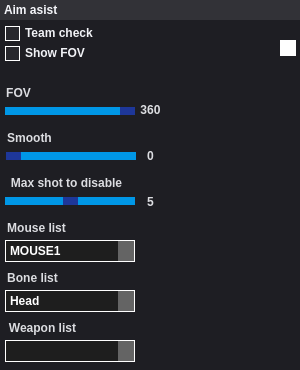
<?xml version="1.0" encoding="UTF-8"?>
<ui version="4.0">
 <class>aimAsistWindow</class>
 <widget class="QWidget" name="aimAsistWindow">
  <property name="geometry">
   <rect>
    <x>0</x>
    <y>0</y>
    <width>300</width>
    <height>370</height>
   </rect>
  </property>
  <property name="windowTitle">
   <string>Aim asist</string>
  </property>
  <widget class="QLabel" name="titlePanel">
   <property name="geometry">
    <rect>
     <x>0</x>
     <y>0</y>
     <width>300</width>
     <height>20</height>
    </rect>
   </property>
   <property name="styleSheet">
    <string notr="true">background-color: rgb(50, 50, 55);
font: 75 10pt &quot;Arial&quot;;
font-weight: bold;
color: rgb(245, 246, 250);
padding-left: 1px;</string>
   </property>
   <property name="text">
    <string>Aim asist</string>
   </property>
  </widget>
  <widget class="QPushButton" name="closeButton">
   <property name="geometry">
    <rect>
     <x>280</x>
     <y>0</y>
     <width>20</width>
     <height>20</height>
    </rect>
   </property>
   <property name="styleSheet">
    <string notr="true">QPushButton{
  background-color: rgb(50, 50, 55);
  border: none;
}

QPushButton:hover {
  background-color: rgb(55, 55, 60);
}

QPushButton:pressed {
  background-color: rgb(60, 60, 65);
}
</string>
   </property>
   <property name="text">
    <string/>
   </property>
   <property name="icon">
    <iconset>
     <normaloff>Image/Close.png</normaloff>Image/Close.png</iconset>
   </property>
   <property name="iconSize">
    <size>
     <width>20</width>
     <height>20</height>
    </size>
   </property>
  </widget>
  <widget class="QLabel" name="Background">
   <property name="geometry">
    <rect>
     <x>0</x>
     <y>0</y>
     <width>300</width>
     <height>370</height>
    </rect>
   </property>
   <property name="styleSheet">
    <string notr="true">background-color: rgb(30, 30, 35)</string>
   </property>
   <property name="text">
    <string/>
   </property>
  </widget>
  <widget class="QCheckBox" name="teamCheckCheckBox">
   <property name="geometry">
    <rect>
     <x>5</x>
     <y>25</y>
     <width>96</width>
     <height>16</height>
    </rect>
   </property>
   <property name="styleSheet">
    <string notr="true">QCheckBox {
color: rgb(241, 242, 246);
spacing: 5px;
border: none;
font: 10pt &quot;Arial&quot;;
font-weight: bold;
}

QCheckBox::indicator  {
width: 13px;
height: 13px;
border: 1px solid rgb(255,255,255);
}

QCheckBox::indicator:unchecked {
background-color: rgb(40,40,45);
}

QCheckBox::indicator:unchecked:hover {
background-color: rgb(45,45,50);
}

QCheckBox::indicator:checked {
background-color: rgb(232, 65, 24);
}

QCheckBox::indicator:checked:hover {
background-color:  rgb(232, 65, 24);
}</string>
   </property>
   <property name="text">
    <string>Team check</string>
   </property>
  </widget>
  <widget class="QCheckBox" name="showFOVCheckBox">
   <property name="geometry">
    <rect>
     <x>5</x>
     <y>45</y>
     <width>87</width>
     <height>16</height>
    </rect>
   </property>
   <property name="styleSheet">
    <string notr="true">QCheckBox {
color: rgb(241, 242, 246);
spacing: 5px;
border: none;
font: 10pt &quot;Arial&quot;;
font-weight: bold;
}

QCheckBox::indicator  {
width: 13px;
height: 13px;
border: 1px solid rgb(255,255,255);
}

QCheckBox::indicator:unchecked {
background-color: rgb(40,40,45);
}

QCheckBox::indicator:unchecked:hover {
background-color: rgb(45,45,50);
}

QCheckBox::indicator:checked {
background-color: rgb(232, 65, 24);
}

QCheckBox::indicator:checked:hover {
background-color:  rgb(232, 65, 24);
}</string>
   </property>
   <property name="text">
    <string>Show FOV</string>
   </property>
  </widget>
  <widget class="QSlider" name="FOVSlider">
   <property name="geometry">
    <rect>
     <x>5</x>
     <y>100</y>
     <width>130</width>
     <height>22</height>
    </rect>
   </property>
   <property name="styleSheet">
    <string notr="true">QSlider::groove:horizontal {
height: 8px;
background: #0097e6;
}

QSlider::handle:horizontal {
    background: #1e3799;
    width: 15px;
}</string>
   </property>
   <property name="minimum">
    <number>1</number>
   </property>
   <property name="maximum">
    <number>360</number>
   </property>
   <property name="value">
    <number>360</number>
   </property>
   <property name="sliderPosition">
    <number>360</number>
   </property>
   <property name="orientation">
    <enum>Qt::Horizontal</enum>
   </property>
  </widget>
  <widget class="QLabel" name="FOVLable">
   <property name="geometry">
    <rect>
     <x>140</x>
     <y>102</y>
     <width>21</width>
     <height>16</height>
    </rect>
   </property>
   <property name="styleSheet">
    <string notr="true">font: 10pt &quot;Arial&quot;;
color: rgb(220, 221, 225);
font-weight: bold;</string>
   </property>
   <property name="text">
    <string>360</string>
   </property>
   <property name="alignment">
    <set>Qt::AlignCenter</set>
   </property>
  </widget>
  <widget class="QPushButton" name="FovColorEdit">
   <property name="geometry">
    <rect>
     <x>280</x>
     <y>40</y>
     <width>16</width>
     <height>16</height>
    </rect>
   </property>
   <property name="styleSheet">
    <string notr="true">background-color: rgb(255, 255, 255);
border: none;</string>
   </property>
   <property name="text">
    <string/>
   </property>
  </widget>
  <widget class="QLabel" name="FOVTitleLable">
   <property name="geometry">
    <rect>
     <x>5</x>
     <y>85</y>
     <width>27</width>
     <height>16</height>
    </rect>
   </property>
   <property name="styleSheet">
    <string notr="true">font: 10pt &quot;Arial&quot;;
color: rgb(220, 221, 225);
font-weight: bold;</string>
   </property>
   <property name="text">
    <string>FOV</string>
   </property>
   <property name="alignment">
    <set>Qt::AlignCenter</set>
   </property>
  </widget>
  <widget class="QLabel" name="smoothTitleLable">
   <property name="geometry">
    <rect>
     <x>5</x>
     <y>130</y>
     <width>49</width>
     <height>16</height>
    </rect>
   </property>
   <property name="styleSheet">
    <string notr="true">font: 10pt &quot;Arial&quot;;
color: rgb(220, 221, 225);
font-weight: bold;</string>
   </property>
   <property name="text">
    <string>Smooth</string>
   </property>
   <property name="alignment">
    <set>Qt::AlignCenter</set>
   </property>
  </widget>
  <widget class="QSlider" name="smoothSlider">
   <property name="geometry">
    <rect>
     <x>6</x>
     <y>145</y>
     <width>130</width>
     <height>22</height>
    </rect>
   </property>
   <property name="styleSheet">
    <string notr="true">QSlider::groove:horizontal {
height: 8px;
background: #0097e6;
}

QSlider::handle:horizontal {
    background: #1e3799;
    width: 15px;
}</string>
   </property>
   <property name="minimum">
    <number>0</number>
   </property>
   <property name="maximum">
    <number>10</number>
   </property>
   <property name="singleStep">
    <number>1</number>
   </property>
   <property name="pageStep">
    <number>10</number>
   </property>
   <property name="value">
    <number>0</number>
   </property>
   <property name="sliderPosition">
    <number>0</number>
   </property>
   <property name="orientation">
    <enum>Qt::Horizontal</enum>
   </property>
  </widget>
  <widget class="QLabel" name="smoothLable">
   <property name="geometry">
    <rect>
     <x>140</x>
     <y>148</y>
     <width>21</width>
     <height>16</height>
    </rect>
   </property>
   <property name="styleSheet">
    <string notr="true">font: 10pt &quot;Arial&quot;;
color: rgb(220, 221, 225);
font-weight: bold;</string>
   </property>
   <property name="text">
    <string>0</string>
   </property>
   <property name="alignment">
    <set>Qt::AlignCenter</set>
   </property>
  </widget>
  <widget class="QLabel" name="maxShotTitleLable">
   <property name="geometry">
    <rect>
     <x>5</x>
     <y>175</y>
     <width>123</width>
     <height>16</height>
    </rect>
   </property>
   <property name="styleSheet">
    <string notr="true">font: 10pt &quot;Arial&quot;;
color: rgb(220, 221, 225);
font-weight: bold;</string>
   </property>
   <property name="text">
    <string>Max shot to disable</string>
   </property>
   <property name="alignment">
    <set>Qt::AlignCenter</set>
   </property>
  </widget>
  <widget class="QSlider" name="maxShotSlider">
   <property name="geometry">
    <rect>
     <x>5</x>
     <y>190</y>
     <width>130</width>
     <height>22</height>
    </rect>
   </property>
   <property name="styleSheet">
    <string notr="true">QSlider::groove:horizontal {
height: 8px;
background: #0097e6;
}

QSlider::handle:horizontal {
    background: #1e3799;
    width: 15px;
}</string>
   </property>
   <property name="minimum">
    <number>0</number>
   </property>
   <property name="maximum">
    <number>10</number>
   </property>
   <property name="singleStep">
    <number>1</number>
   </property>
   <property name="pageStep">
    <number>10</number>
   </property>
   <property name="value">
    <number>5</number>
   </property>
   <property name="sliderPosition">
    <number>5</number>
   </property>
   <property name="orientation">
    <enum>Qt::Horizontal</enum>
   </property>
  </widget>
  <widget class="QLabel" name="maxShotLable">
   <property name="geometry">
    <rect>
     <x>140</x>
     <y>194</y>
     <width>21</width>
     <height>16</height>
    </rect>
   </property>
   <property name="styleSheet">
    <string notr="true">font: 10pt &quot;Arial&quot;;
color: rgb(220, 221, 225);
font-weight: bold;</string>
   </property>
   <property name="text">
    <string>5</string>
   </property>
   <property name="alignment">
    <set>Qt::AlignCenter</set>
   </property>
  </widget>
  <widget class="QComboBox" name="mouseListComboBox">
   <property name="geometry">
    <rect>
     <x>5</x>
     <y>240</y>
     <width>130</width>
     <height>22</height>
    </rect>
   </property>
   <property name="styleSheet">
    <string notr="true">QComboBox{
font: 8pt &quot;Arial&quot;;
border: none;
background-color: rgb(30,30,30);
color: white;
font-weight: bold;
border: 1px solid white;
}

QComboBox::drop-down{
    border: none;
    background-color: rgb(100,100,100);
    font-weight: bold;
}</string>
   </property>
   <item>
    <property name="text">
     <string>MOUSE1</string>
    </property>
   </item>
   <item>
    <property name="text">
     <string>MOUSE2</string>
    </property>
   </item>
   <item>
    <property name="text">
     <string>MOUSE3</string>
    </property>
   </item>
   <item>
    <property name="text">
     <string>MOUSE4</string>
    </property>
   </item>
   <item>
    <property name="text">
     <string>MOUSE5</string>
    </property>
   </item>
   <item>
    <property name="text">
     <string>None</string>
    </property>
   </item>
  </widget>
  <widget class="QLabel" name="mouseListLable">
   <property name="geometry">
    <rect>
     <x>5</x>
     <y>220</y>
     <width>63</width>
     <height>16</height>
    </rect>
   </property>
   <property name="styleSheet">
    <string notr="true">font: 10pt &quot;Arial&quot;;
color: rgb(220, 221, 225);
font-weight: bold;</string>
   </property>
   <property name="text">
    <string>Mouse list</string>
   </property>
   <property name="alignment">
    <set>Qt::AlignCenter</set>
   </property>
  </widget>
  <widget class="QLabel" name="boneListTitlte">
   <property name="geometry">
    <rect>
     <x>5</x>
     <y>270</y>
     <width>55</width>
     <height>16</height>
    </rect>
   </property>
   <property name="styleSheet">
    <string notr="true">font: 10pt &quot;Arial&quot;;
color: rgb(220, 221, 225);
font-weight: bold;</string>
   </property>
   <property name="text">
    <string>Bone list</string>
   </property>
   <property name="alignment">
    <set>Qt::AlignCenter</set>
   </property>
  </widget>
  <widget class="QComboBox" name="boneListComboBox">
   <property name="geometry">
    <rect>
     <x>5</x>
     <y>290</y>
     <width>130</width>
     <height>22</height>
    </rect>
   </property>
   <property name="styleSheet">
    <string notr="true">QComboBox{
font: 8pt &quot;Arial&quot;;
border: none;
background-color: rgb(30,30,30);
color: white;
font-weight: bold;
border: 1px solid white;
}

QComboBox::drop-down{
    border: none;
    background-color: rgb(100,100,100);
    font-weight: bold;
}</string>
   </property>
   <item>
    <property name="text">
     <string>Head</string>
    </property>
   </item>
   <item>
    <property name="text">
     <string>Heck</string>
    </property>
   </item>
   <item>
    <property name="text">
     <string>Chest</string>
    </property>
   </item>
   <item>
    <property name="text">
     <string>Stomach</string>
    </property>
   </item>
   <item>
    <property name="text">
     <string>Nearest</string>
    </property>
   </item>
  </widget>
  <widget class="QLabel" name="weaponListTitle">
   <property name="geometry">
    <rect>
     <x>5</x>
     <y>320</y>
     <width>75</width>
     <height>16</height>
    </rect>
   </property>
   <property name="styleSheet">
    <string notr="true">font: 10pt &quot;Arial&quot;;
color: rgb(220, 221, 225);
font-weight: bold;</string>
   </property>
   <property name="text">
    <string>Weapon list</string>
   </property>
   <property name="alignment">
    <set>Qt::AlignCenter</set>
   </property>
  </widget>
  <widget class="QComboBox" name="weaponListComboBox">
   <property name="geometry">
    <rect>
     <x>5</x>
     <y>340</y>
     <width>130</width>
     <height>22</height>
    </rect>
   </property>
   <property name="styleSheet">
    <string notr="true">QComboBox{
font: 8pt &quot;Arial&quot;;
border: none;
background-color: rgb(30,30,30);
color: white;
font-weight: bold;
border: 1px solid white;
}

QComboBox::drop-down{
    border: none;
    background-color: rgb(100,100,100);
    font-weight: bold;
}</string>
   </property>
  </widget>
  <zorder>Background</zorder>
  <zorder>titlePanel</zorder>
  <zorder>closeButton</zorder>
  <zorder>teamCheckCheckBox</zorder>
  <zorder>showFOVCheckBox</zorder>
  <zorder>FOVSlider</zorder>
  <zorder>FOVLable</zorder>
  <zorder>FovColorEdit</zorder>
  <zorder>FOVTitleLable</zorder>
  <zorder>smoothTitleLable</zorder>
  <zorder>smoothSlider</zorder>
  <zorder>smoothLable</zorder>
  <zorder>maxShotTitleLable</zorder>
  <zorder>maxShotSlider</zorder>
  <zorder>maxShotLable</zorder>
  <zorder>mouseListComboBox</zorder>
  <zorder>mouseListLable</zorder>
  <zorder>boneListTitlte</zorder>
  <zorder>boneListComboBox</zorder>
  <zorder>weaponListTitle</zorder>
  <zorder>weaponListComboBox</zorder>
 </widget>
 <resources/>
 <connections/>
</ui>
